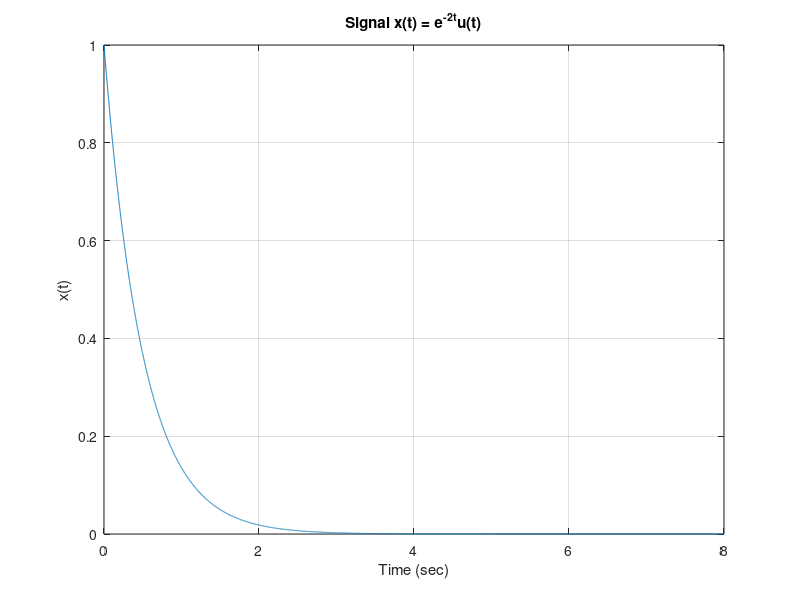
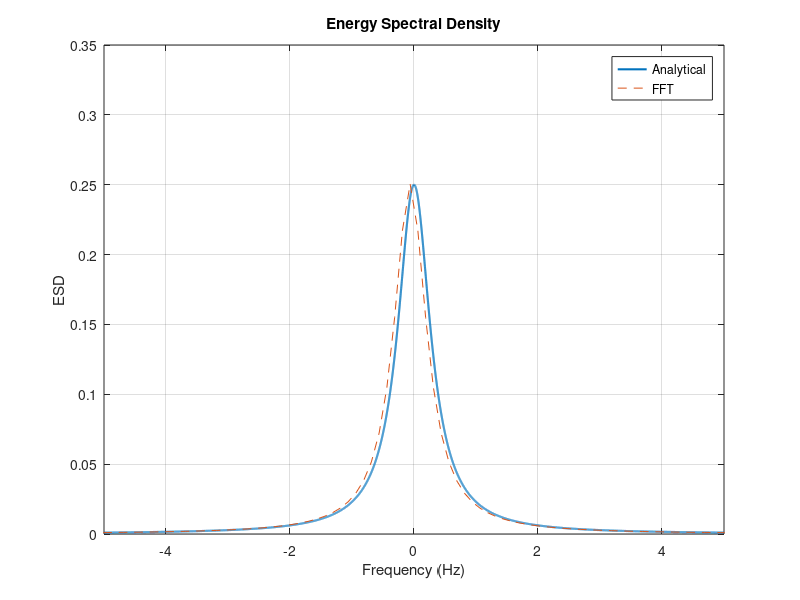
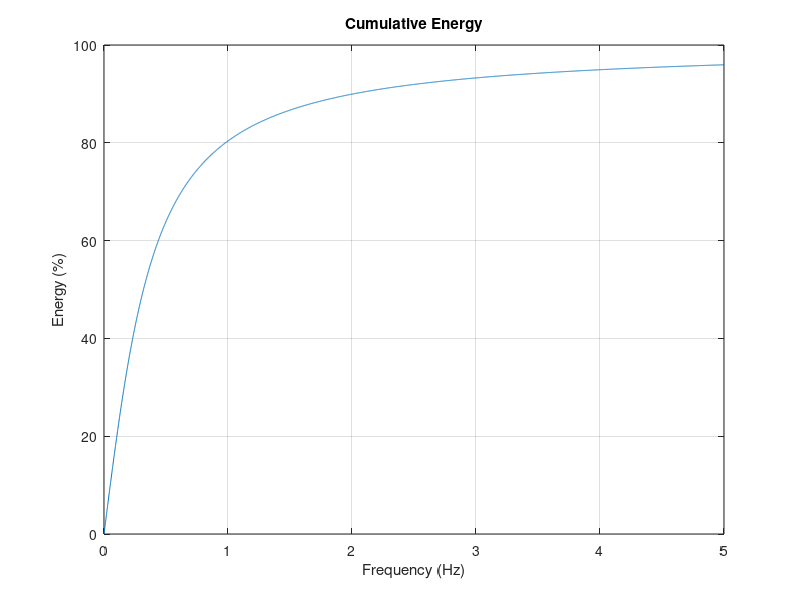

Source code (MATLAB) for these figures, in order:
clc;
clear;
close all;

% A30 - Energy Spectral Density Analyzer
% x(t) = e^(-2t)u(t)

% Time values
dt = 0.001;
t = 0:dt:8;

% Given signal
x = exp(-2*t);

% Analytical ESD
f = -5:0.001:5;

X = 1./(2 + 1j*2*pi*f);
ESD = abs(X).^2;

% FFT of signal
N = length(x);

X_fft = fft(x)*dt;
X_fft = fftshift(X_fft);

f_fft = (-N/2:N/2-1)/(N*dt);

ESD_fft = abs(X_fft).^2;

% Plot signal
figure;
plot(t,x);
grid on;
xlabel('Time (sec)');
ylabel('x(t)');
title('Signal x(t) = e^{-2t}u(t)');

% Plot ESD
figure;
plot(f,ESD,'LineWidth',1.5);
hold on;
plot(f_fft,ESD_fft,'--');
grid on;

xlabel('Frequency (Hz)');
ylabel('ESD');
title('Energy Spectral Density');

legend('Analytical','FFT');
xlim([-5 5]);

% Energy using time domain
E_time = trapz(t,x.^2);

% Energy using frequency domain
E_freq = trapz(f_fft,ESD_fft);

% Theoretical energy
E_theory = 1/4;

% Error
error = abs(E_time-E_freq)/E_theory*100;

% Energy bandwidth
B90 = tan(0.90*pi/2)/pi;
B95 = tan(0.95*pi/2)/pi;
B99 = tan(0.99*pi/2)/pi;

% Two-sided bandwidth
BW90 = 2*B90;
BW95 = 2*B95;
BW99 = 2*B99;

% 3 dB bandwidth
f3 = 1/pi;
BW3 = 2*f3;

% Display results
fprintf('\n');
fprintf('Energy Spectral Density Analyzer\n');
fprintf('---------------------------------\n');

fprintf('Theoretical Energy = %.4f\n',E_theory);
fprintf('Time Domain Energy = %.4f\n',E_time);
fprintf('Frequency Domain Energy = %.4f\n',E_freq);
fprintf('Error = %.4f %%\n',error);

fprintf('\nEnergy Bandwidth:\n');
fprintf('90%% = %.4f Hz\n',BW90);
fprintf('95%% = %.4f Hz\n',BW95);
fprintf('99%% = %.4f Hz\n',BW99);

fprintf('\n3 dB Bandwidth = %.4f Hz\n',BW3);

% Cumulative energy plot
fp = f(f>=0);
ep = ESD(f>=0);

cumE = 2*cumtrapz(fp,ep);
percentage = cumE/E_theory*100;

figure;
plot(fp,percentage);
grid on;

xlabel('Frequency (Hz)');
ylabel('Energy (%)');
title('Cumulative Energy');

ylim([0 100]);
xlim([0 5]);
